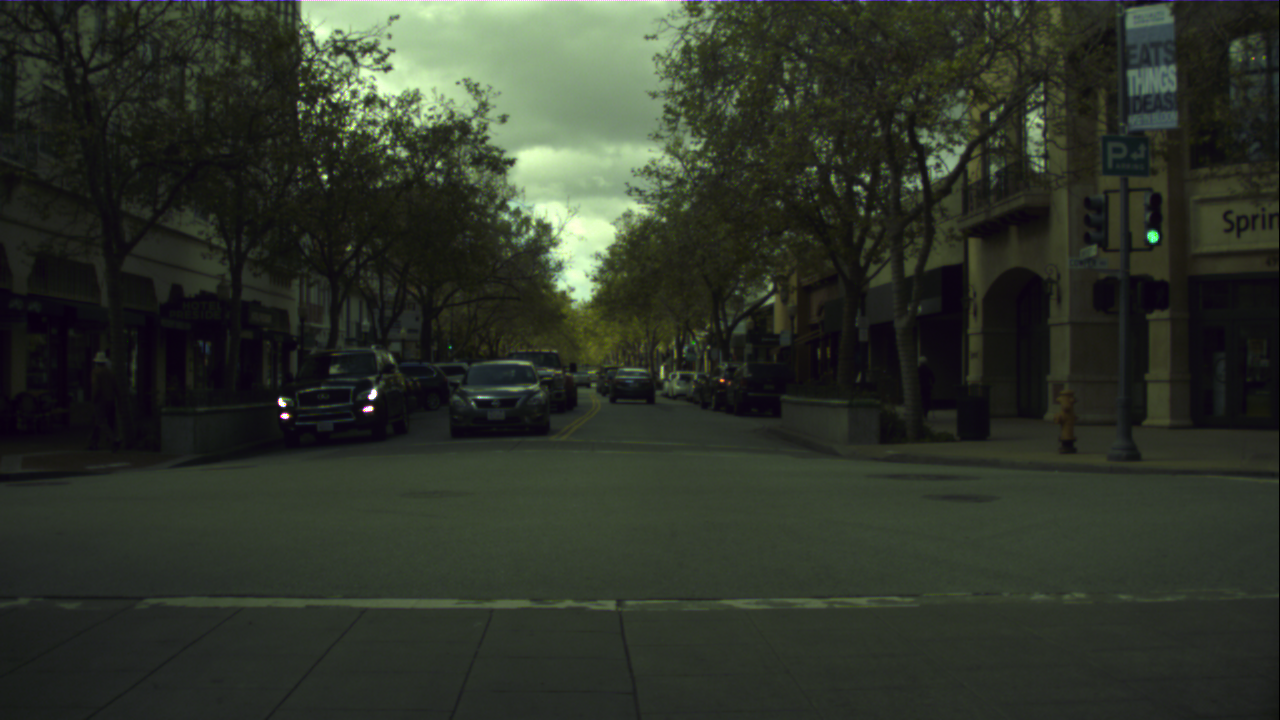
#> input picture lab1/media/1.png, 1280 x 720 px
$ python -i main.py   (imports and definitions only)
#> lines starting #> are read from the running program, lines starting #| are printed output that depends on the picture; after the words box and inside, x2 and y2 are one past the last pixel; in counts of white or black regions, pixels touching at a corner belong together
from __future__ import annotations

import argparse
import csv
import json
import math
import sys
from dataclasses import dataclass
from pathlib import Path
from typing import Any

import cv2 as cv
import matplotlib

# [1 line not run here, left out]
import matplotlib.pyplot as plt
import numpy as np

from ransac_line import fit_line_ransac


TARGET_WIDTH = 960
VALID_LABELS = set(range(19))
RAIL_LABELS = {17, 18}


@dataclass(frozen=True)
class Scene:
    name: str
    image: Path
    mask: Path
    annotation: Path
    roi: tuple[int, int, int, int]
    circle_roi: tuple[int, int, int, int] | None = None
    circle_radius: tuple[int, int] = (8, 180)
    description: str = ""


# [43 lines left out: functions parse_args, read_manifest, not called in this run]


def resolve_path(path: Path, manifest: Path) -> Path:
    return path if path.is_absolute() else (manifest.parent / path).resolve()


# [13 lines left out: functions load_image, resize_to_width, not called in this run]


def resize_mask(mask: np.ndarray, size: tuple[int, int]) -> np.ndarray:
    return cv.resize(mask, size, interpolation=cv.INTER_NEAREST)


# [12 lines left out: functions crop, normalize_u8, not called in this run]


def non_maximum_suppression(magnitude: np.ndarray, direction: np.ndarray) -> np.ndarray:
    result = np.zeros_like(magnitude, dtype=np.float32)
    angle = direction % 180.0
    for y in range(1, magnitude.shape[0] - 1):
        for x in range(1, magnitude.shape[1] - 1):
            current_angle = angle[y, x]
            if current_angle < 22.5 or current_angle >= 157.5:
                first, second = magnitude[y, x - 1], magnitude[y, x + 1]
            elif current_angle < 67.5:
                first, second = magnitude[y - 1, x - 1], magnitude[y + 1, x + 1]
            elif current_angle < 112.5:
                first, second = magnitude[y - 1, x], magnitude[y + 1, x]
            else:
                first, second = magnitude[y - 1, x + 1], magnitude[y + 1, x - 1]
            if magnitude[y, x] >= first and magnitude[y, x] >= second:
                result[y, x] = magnitude[y, x]
    return result


def hysteresis(nms: np.ndarray, low_ratio: float = 0.1, high_ratio: float = 0.2) -> np.ndarray:
    maximum = float(nms.max(initial=0))
    if maximum == 0:
        return np.zeros(nms.shape, dtype=np.uint8)
    low, high = low_ratio * maximum, high_ratio * maximum
    strong = nms >= high
    accepted = strong.copy()
    queue = [(int(y), int(x)) for y, x in zip(*np.nonzero(strong))]
    cursor = 0
    while cursor < len(queue):
        y, x = queue[cursor]
        cursor += 1
        for dy in (-1, 0, 1):
            for dx in (-1, 0, 1):
                if dy == 0 and dx == 0:
                    continue
                yy, xx = y + dy, x + dx
                if 0 <= yy < nms.shape[0] and 0 <= xx < nms.shape[1] and not accepted[yy, xx]:
                    if nms[yy, xx] >= low:
                        accepted[yy, xx] = True
                        queue.append((yy, xx))
    return np.where(accepted, 255, 0).astype(np.uint8)


def custom_canny(gray: np.ndarray) -> tuple[np.ndarray, np.ndarray, np.ndarray, np.ndarray]:
    smooth = cv.GaussianBlur(gray, (5, 5), 1)
    gx = cv.Sobel(smooth, cv.CV_32F, 1, 0, ksize=3)
    gy = cv.Sobel(smooth, cv.CV_32F, 0, 1, ksize=3)
    magnitude = np.hypot(gx, gy)
    direction = np.degrees(np.arctan2(gy, gx)) % 180.0
    nms = non_maximum_suppression(magnitude, direction)
    return smooth, magnitude, nms, hysteresis(nms)


# [13 lines left out: function contour_data, not called in this run]


def line_length(line: np.ndarray) -> float:
    x1, y1, x2, y2 = line.reshape(4)
    return float(math.hypot(x2 - x1, y2 - y1))


# [243 lines left out: functions choose_rail_lines, draw_ransac_segment, line_mask, metrics, json_rails, save_figure and 3 more, not called in this run]


# [2 lines not run here, left out]

>>> import cv2
>>> picture = cv2.imread('../lab1/media/1.png', cv2.IMREAD_GRAYSCALE)
>>> result = custom_canny(picture)
#> in custom_canny, `direction = np.degrees(np.arctan2(gy, gx)) % 180.0`:
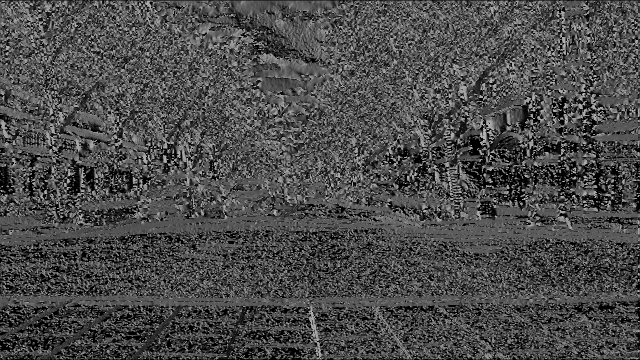
#> direction: shape (720, 1280) float32 (shown at 1/2 size); min 0, max 179.8, mean 75.6
#> after the loop in non_maximum_suppression, `for y in range(1, magnitude.shape[0] - 1):`:
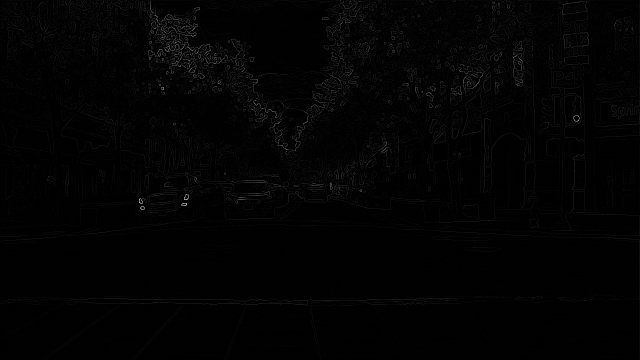
#> result: shape (720, 1280) float32 (shown at 1/2 size); min 0, max 573.6, mean 6.2; drawn with min black and max white
#> in hysteresis, `maximum = float(nms.max(initial=0))`: maximum = 573.6
#> in hysteresis, `low, high = low_ratio * maximum, high_ratio * maximum`: low = 57.36; high = 114.7
#> in hysteresis, `strong = nms >= high`:
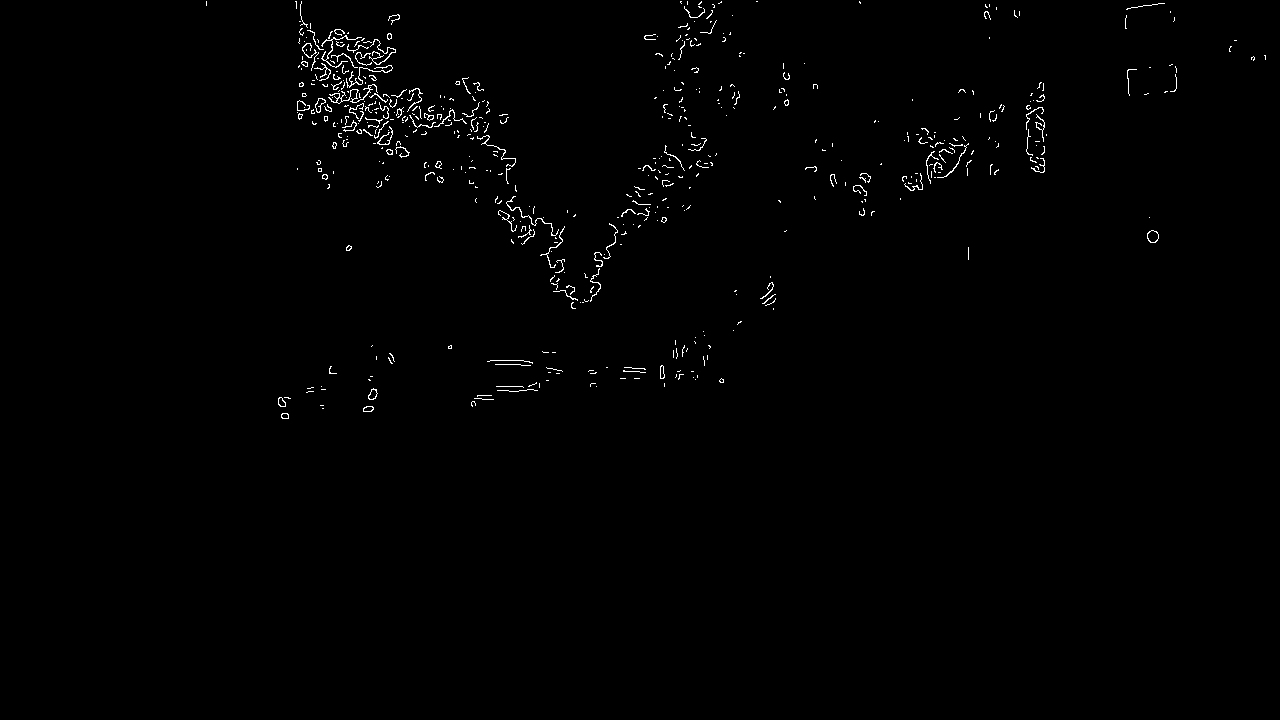
#> strong: shape (720, 1280) bool; 0.74% white in thin lines or dots, all inside (x1, y1, x2, y2) = (206, 1, 1266, 419)
#> in hysteresis, `queue = [(int(y), int(x)) for y, x in zip(*np.nonzero(strong))]`: queue = 6790 pairs, first value 1 to 418, second value 206 to 1265
#> the loop in hysteresis, `while cursor < len(queue):` made 12562 passes
#> (y, x) on passes 1 to 3: (1, 206), (1, 295), (1, 296)
#> after the loop in hysteresis, `while cursor < len(queue):`:
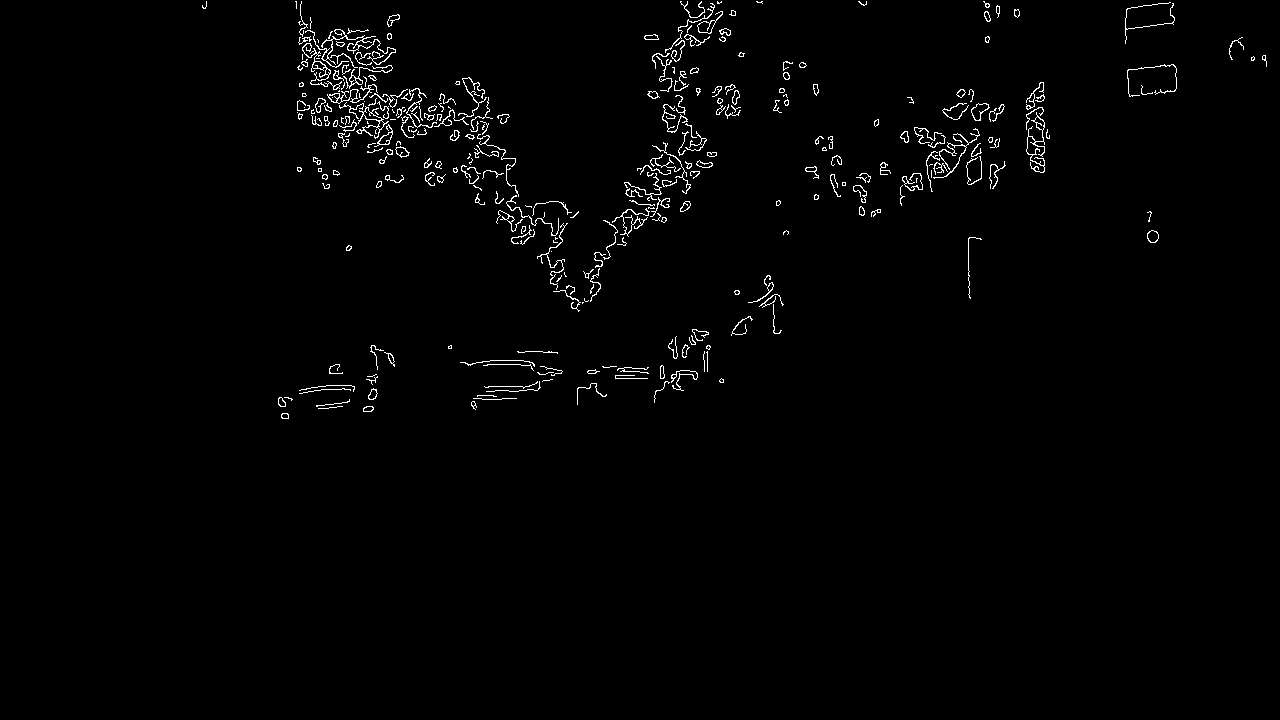
#> accepted: shape (720, 1280) bool; 1.4% white in thin lines or dots, all inside (x1, y1, x2, y2) = (202, 1, 1267, 419)
#> after the loop in hysteresis, `while cursor < len(queue):`: cursor = 12562; queue = 12562 pairs, first value 1 to 418, second value 202 to 1266

$ run again, on lab1/media/3.png
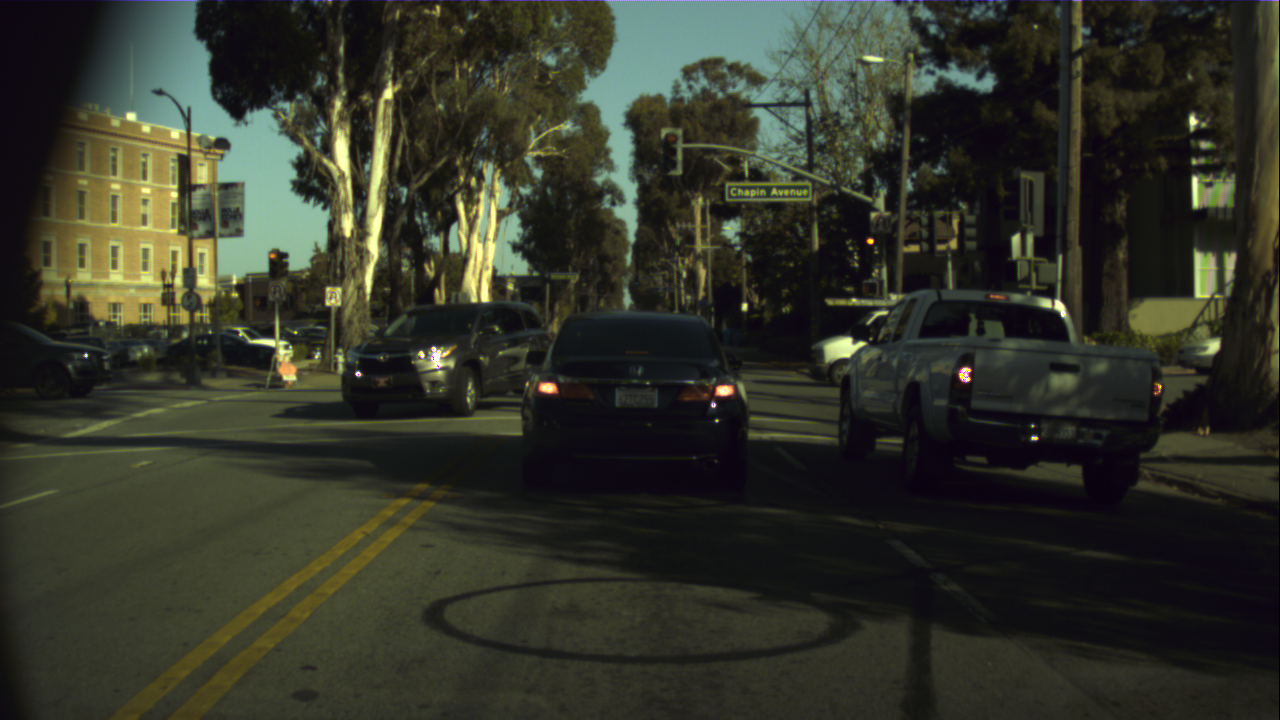
#> input picture lab1/media/3.png, 1280 x 720 px
#> maximum = 508.6
#> low = 50.86; high = 101.7
#> in hysteresis, `strong = nms >= high`:
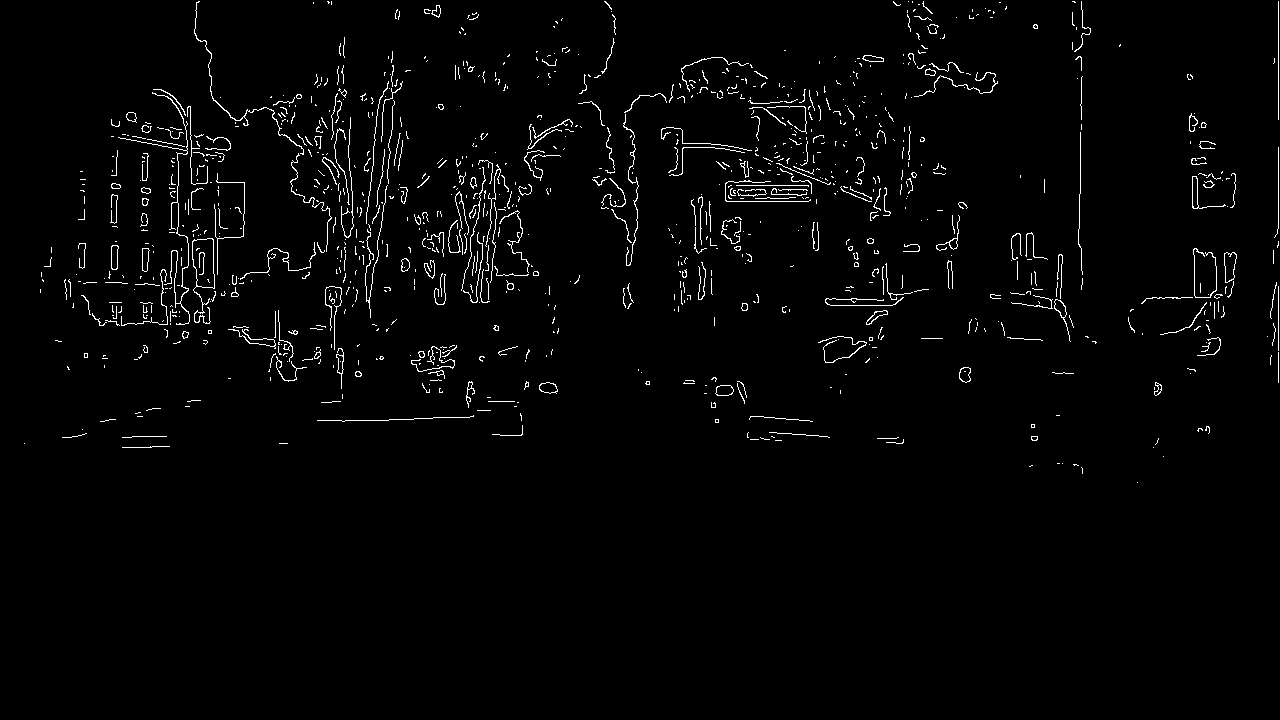
#> strong: shape (720, 1280) bool; 2% white in thin lines or dots, all inside (x1, y1, x2, y2) = (24, 1, 1279, 483)
#> in hysteresis, `queue = [(int(y), int(x)) for y, x in zip(*np.nonzero(strong))]`: queue = 18873 pairs, first value 1 to 482, second value 24 to 1278
#> the loop in hysteresis, `while cursor < len(queue):` made 31277 passes
#> (y, x) on passes 1 to 3: (1, 198), (1, 199), (1, 327)
#> after the loop in hysteresis, `while cursor < len(queue):`:
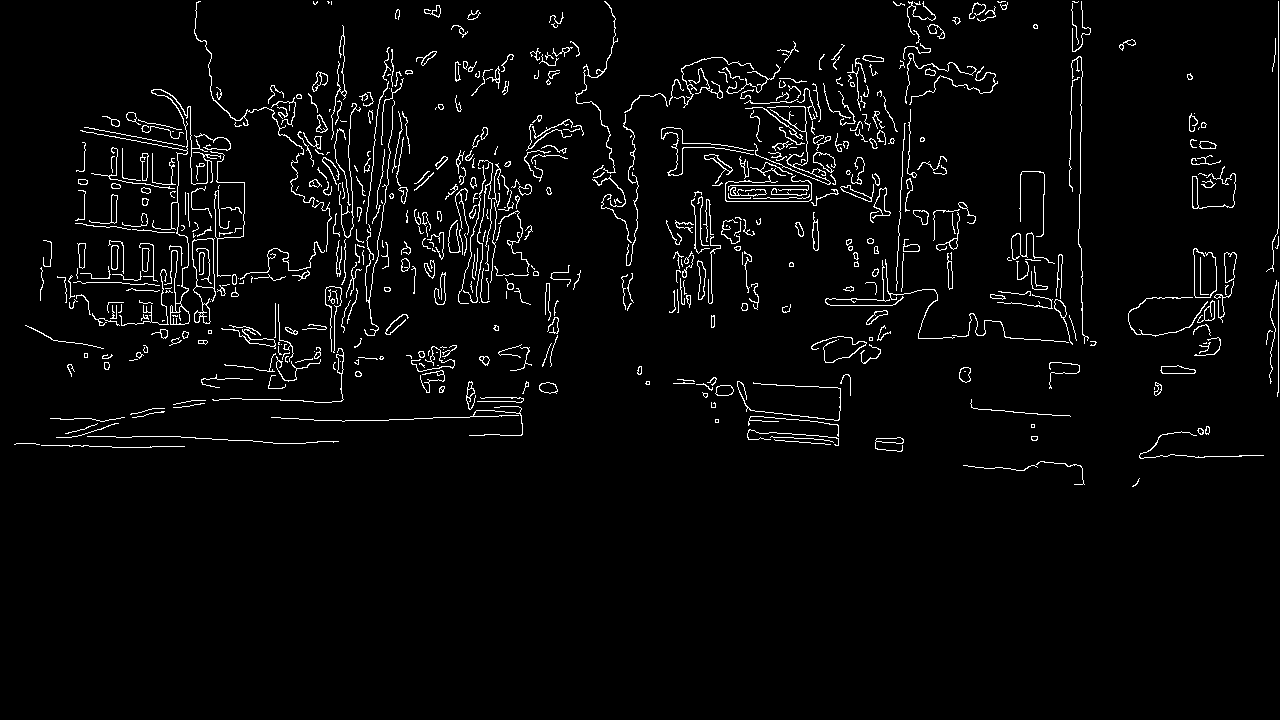
#> accepted: shape (720, 1280) bool; 3.4% white in thin lines or dots, all inside (x1, y1, x2, y2) = (14, 1, 1279, 487)
#> after the loop in hysteresis, `while cursor < len(queue):`: cursor = 31277; queue = 31277 items
